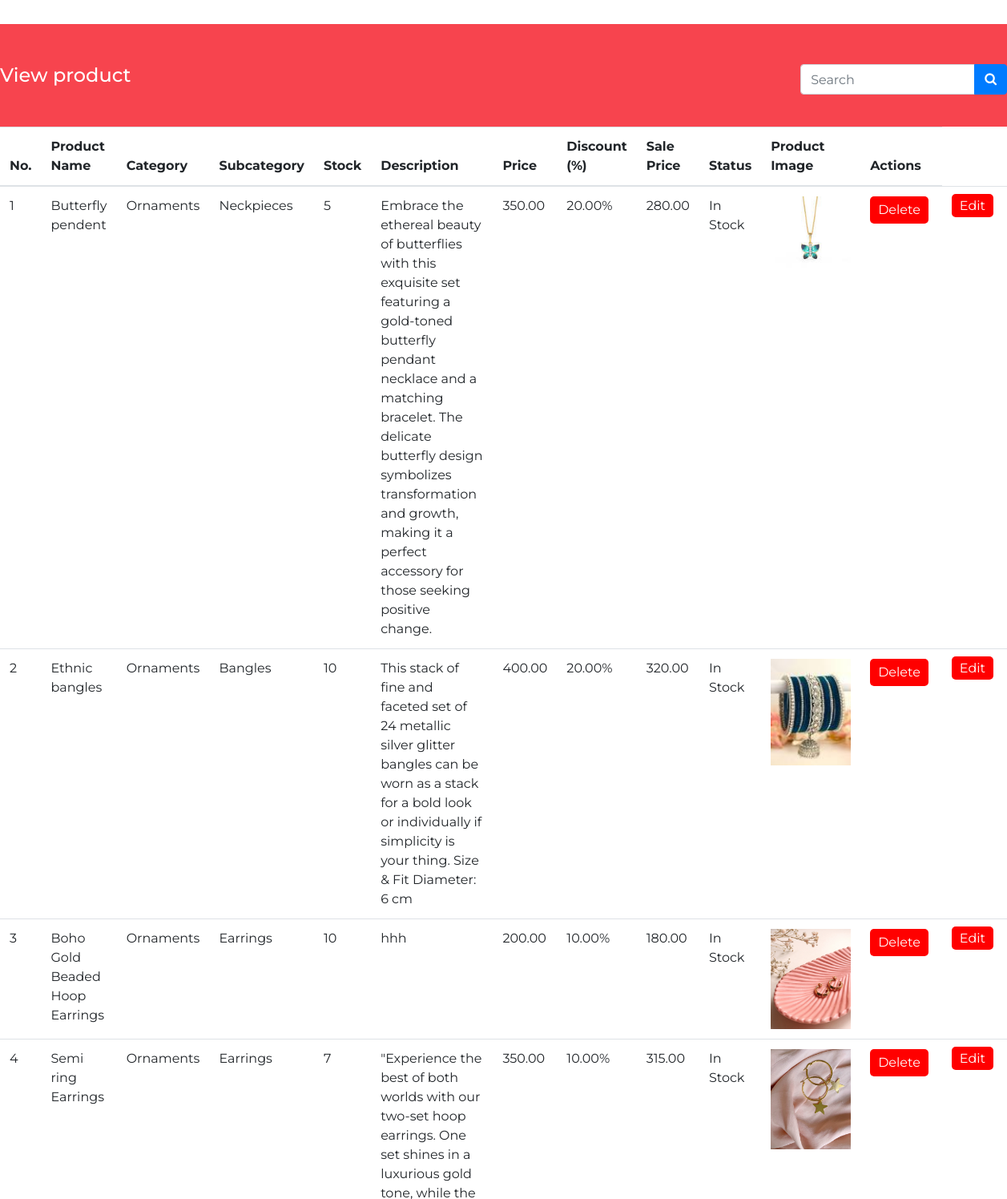
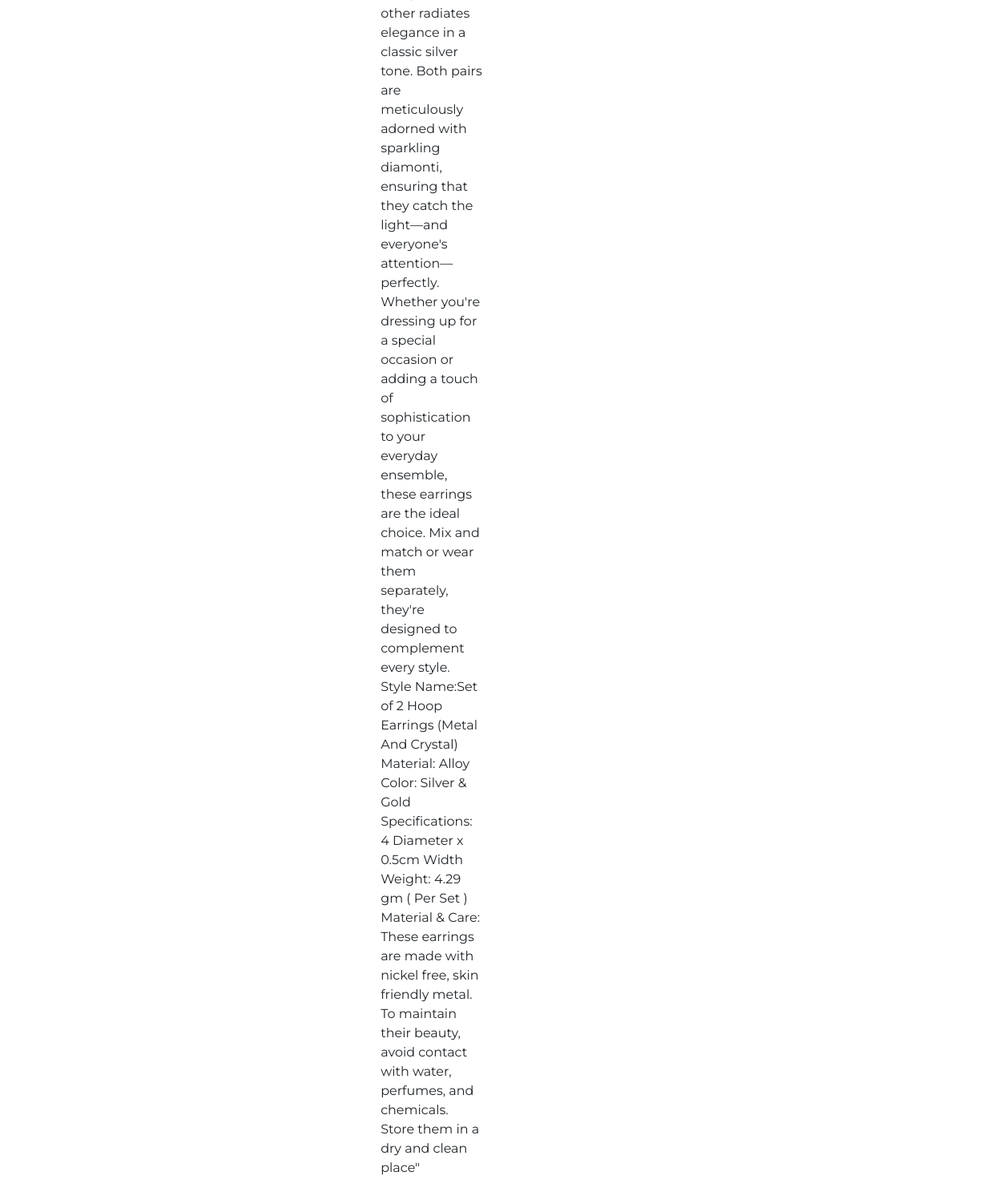
Before: /viewproduct/ (signed in) with the older database file (2 pictures, top to bottom).
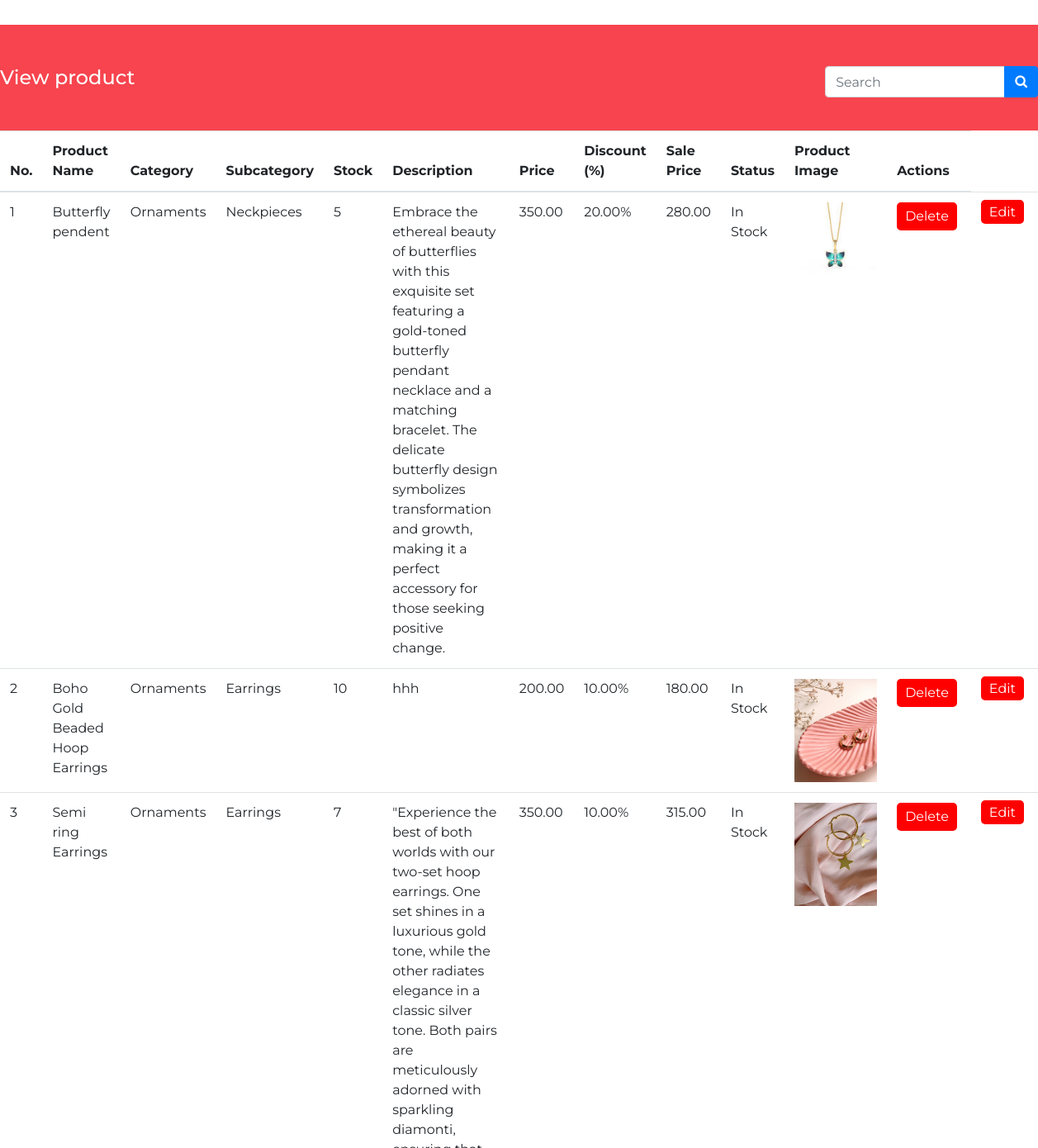
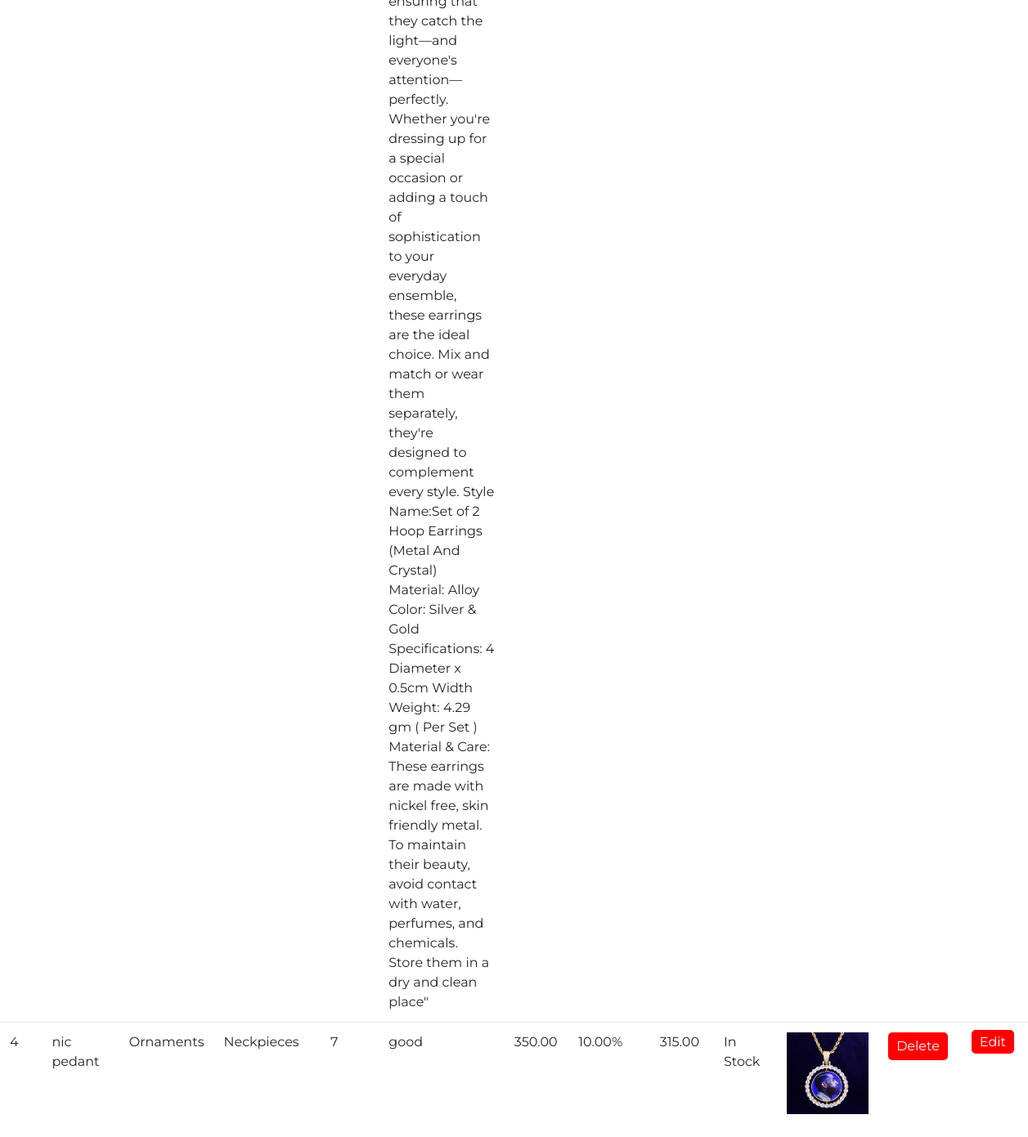
After: the same page with the newer database file (2 pictures, top to bottom).
### firstapp/models.py (models this page shows, shortened)
class Product1(models.Model):
    product_name = models.CharField(max_length=255)
    category = models.ForeignKey(Category1, on_delete=models.CASCADE)  # Use ForeignKey to relate to Category
    subcategory = models.ForeignKey(Subcategory1, on_delete=models.CASCADE)  # Use ForeignKey to relate to Subcategory
    stock = models.PositiveIntegerField(default=1, null=True)
    description = models.TextField()
    price = models.DecimalField(max_digits=10, decimal_places=2)
    discount = models.DecimalField(max_digits=5, decimal_places=2, default=0.0)
    sale_price = models.DecimalField(max_digits=10, decimal_places=2, editable=False)
    product_image = models.ImageField(upload_to='product_images/')
    STATUS_CHOICES = [
        ('In Stock', 'In Stock'),
        ('Out of Stock', 'Out of Stock'),
    ]
    status = models.CharField(max_length=20, choices=STATUS_CHOICES, default='In Stock')

class Category1(models.Model):
    name = models.CharField(max_length=100)
    def __str__(self):
        return self.name

class Subcategory1(models.Model):
    name = models.CharField(max_length=100)
    category = models.ForeignKey(Category1, on_delete=models.CASCADE)
    def __str__(self):
        return self.name

### firstapp/views.py (the view)
# urls.py: path('viewproduct/', views.view_product, name='viewproduct'),
@login_required
def view_product(request):
    products = Product1.objects.all()  # Retrieve all products from the database
    return render(request, 'viewproduct.html', {'products': products})

### templates/viewproduct.html (shortened to what this page needs)
{% load static %}
<!DOCTYPE html>
<html>
<head>
    <head>
        <link rel="stylesheet" type="text/css" href="{% static 'css/bootstrap.css' %}" />
        <link href="{% static 'css/font-awesome.min.css' %}" rel="stylesheet" />
        <link rel="stylesheet" type="text css" href="https://code.jquery.com/ui/1.12.1/themes/base/jquery-ui.css">
        <link href="{% static 'css/style.css' %}" rel="stylesheet" />
        <link href="{% static 'css/responsive.css' %}" rel="stylesheet">
    </head>
<body class="sub_page">
    <div class="hero_area">
       <header class="header_section" style="background-color: white;">
        </header>
        <section class="inner_page_head">
            <div class="container_fuild">
                <div class="row">
                    <div class="col-md-12">
                        <div class="full">
                            <h4 class="left-corner-heading">View product</h4>
                        </div>
                        <form class="form-inline" style="float: right;">
                            <div class="input-group">
                                <input type="text" class="form-control" placeholder="Search">
                                <div class="input-group-append">
                                    <button class="btn btn-primary" type="submit">
                                        <i class="fa fa-search" aria-hidden="true"></i>
                                    </button>
                                </div>
                            </div>
                        </form>
                    </div>
                </div>
            </div>
        </section>
    <table class="table">
        <thead>
            <tr>
                <th>No.</th>
                <th>Product Name</th>
                <th>Category</th>
                <th>Subcategory</th>
                <th>Stock</th>
                <th>Description</th>
                <th>Price</th>
                <th>Discount (%)</th>
                <th>Sale Price</th>
                <th>Status</th>
                <th>Product Image</th>
                <th>Actions</th>
            </tr>
        </thead>
        <tbody>
            {% for product in products %}
                <tr>
                    <td>{{ forloop.counter }}</td>
                    <td>{{ product.product_name }}</td>
                    <td>{{ product.category }}</td>
                    <td>{{ product.subcategory }}</td>
                    <td>{{ product.stock }}</td>
                    <td>{{ product.description }}</td>
                    <td>{{ product.price }}</td>
                    <td>{{ product.discount }}%</td>
                    <td>{{ product.sale_price }}</td>
                    <td>{{ product.status }}</td>
                    <td>
                    {% if product.product_image %}
    <img src="{{ product.product_image.url }}" width="100">
{% endif %}</td>
<td>
    <form action="{% url 'delete_product' product.id %}" method="post">
        <button type="submit" class="delete-button">Delete</button>
    </form>
</td>
    <td>
    <a class="edit-button" href="{% url 'edit_product' product.id %}">Edit</a>
</td>
                </tr>
            {% endfor %}
        </tbody>
    </table>
</body>
</html>

Changed rows visible on the page:
removed Product1: product_name "Ethnic bangles", category "Ornaments", subcategory "Bangles", stock "10", description "This stack of fine and faceted set of 24 metallic silver glitter bangles can be worn as a stack for a bold look or individually if simplicity is your thing. Size & Fit Diameter: 6 cm", price "400.00", discount "20.00", sale_price "320.00", status "In Stock", product_image (picture)
added Product1: product_name "nic pedant", category "Ornaments", subcategory "Neckpieces", stock "7", description "good", price "350.00", discount "10.00", sale_price "315.00", status "In Stock", product_image (picture)
